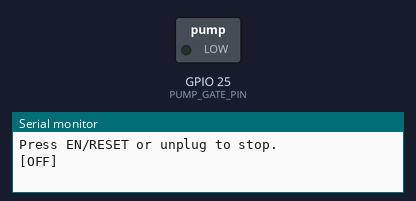
The program below on a simulated ESP32. On the bench: switched loads named in the program (green lamp = pin HIGH), the last lines printed to the serial monitor.

Above: at 2.0 s.
At 4.5 s:
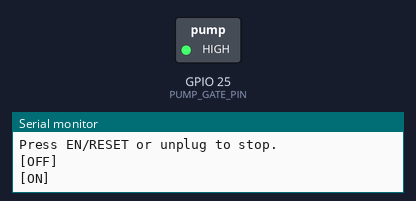
Timing chart, 0 to 7.0 s (numbered marks = the images above):
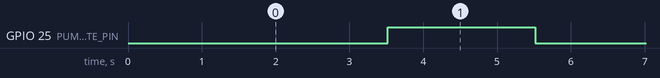

The program:

main.cpp
```cpp
/*
 * Plant Autonomy Testbed — Phase 1 component test
 * Subsystem: Peristaltic pump driven by IRLB8721 MOSFET
 *
 * Wiring:
 *   IRLB8721 Gate, via 220 ohm series -> ESP32 GPIO25
 *   IRLB8721 Gate, via 10k pull-down  -> GND  (forces OFF at boot)
 *   IRLB8721 Drain                    -> Pump negative
 *   IRLB8721 Source                   -> GND (common with 12V and ESP32)
 *   Pump positive                     -> +12V rail
 *   1N4007 diode across pump:
 *     banded (cathode)                -> +12V rail
 *     unbanded (anode)                -> MOSFET drain
 *
 * Power:
 *   ESP32 powered by USB during this test.
 *   Pump powered by 12V adapter on the +12V rail (common ground with ESP32).
 *
 * Cycle: 3 seconds OFF, 2 seconds ON, repeat. Serial: 115200 baud.
 */

#include <Arduino.h>

static const uint8_t  PUMP_GATE_PIN = 25;
static const uint32_t OFF_MS        = 3000;
static const uint32_t ON_MS         = 2000;

void setup() {
  pinMode(PUMP_GATE_PIN, OUTPUT);
  digitalWrite(PUMP_GATE_PIN, LOW);   // ensure OFF before anything else

  Serial.begin(115200);
  delay(500);
  Serial.println();
  Serial.println(F("Plant Autonomy Testbed — Pump + MOSFET bench test"));
  Serial.println(F("=================================================="));
  Serial.print(F("Gate driven from GPIO"));
  Serial.println(PUMP_GATE_PIN);
  Serial.println(F("Cycle: 3 s OFF, 2 s ON, repeat."));
  Serial.println(F("If the pump runs in the wrong direction, swap its leads."));
  Serial.println(F("Press EN/RESET or unplug to stop."));
  Serial.println();
}

void loop() {
  Serial.println(F("[OFF]"));
  digitalWrite(PUMP_GATE_PIN, LOW);
  delay(OFF_MS);

  Serial.println(F("[ON]"));
  digitalWrite(PUMP_GATE_PIN, HIGH);
  delay(ON_MS);
}
```

Measured:
- by itself, GPIO 25 (PUMP_GATE_PIN): alternates HIGH for 2.0 s and LOW for 3.0 s
